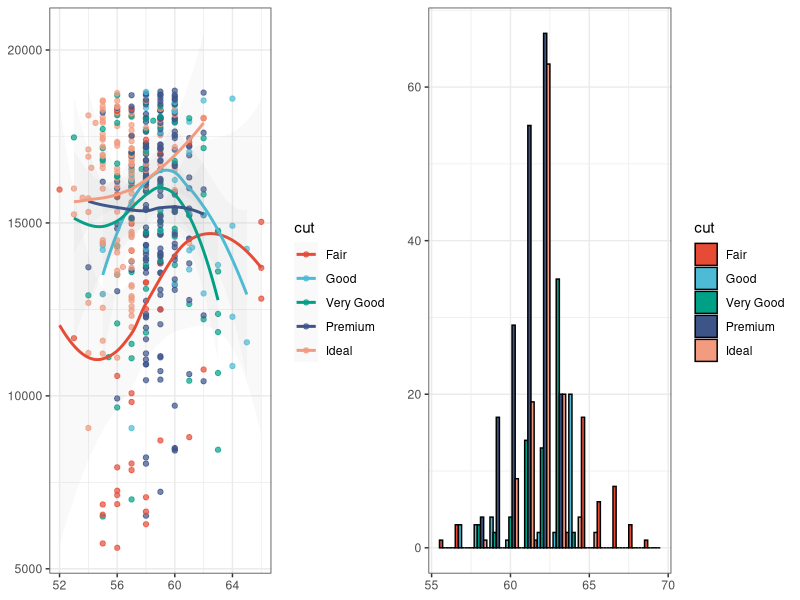
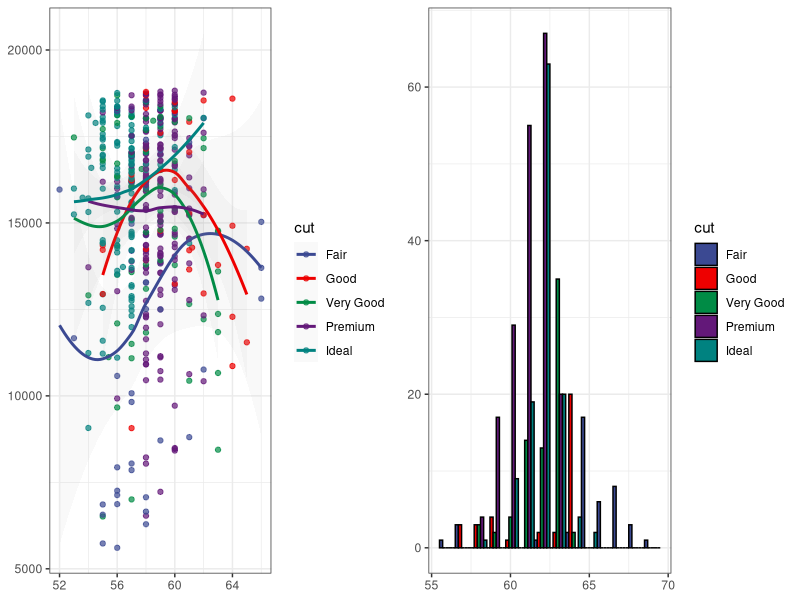
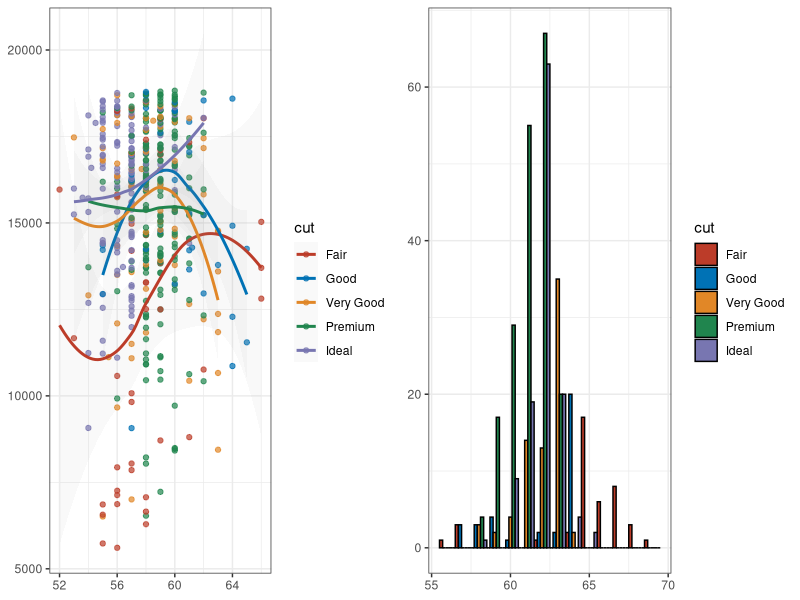
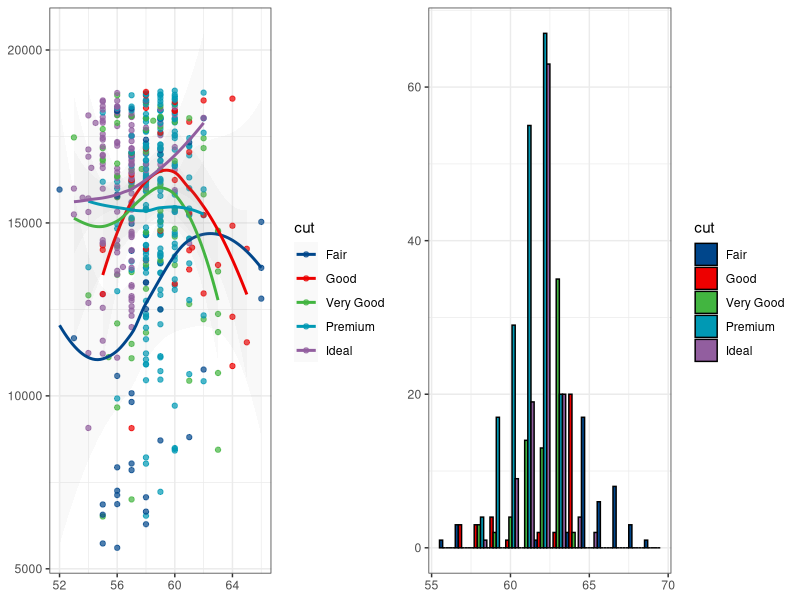
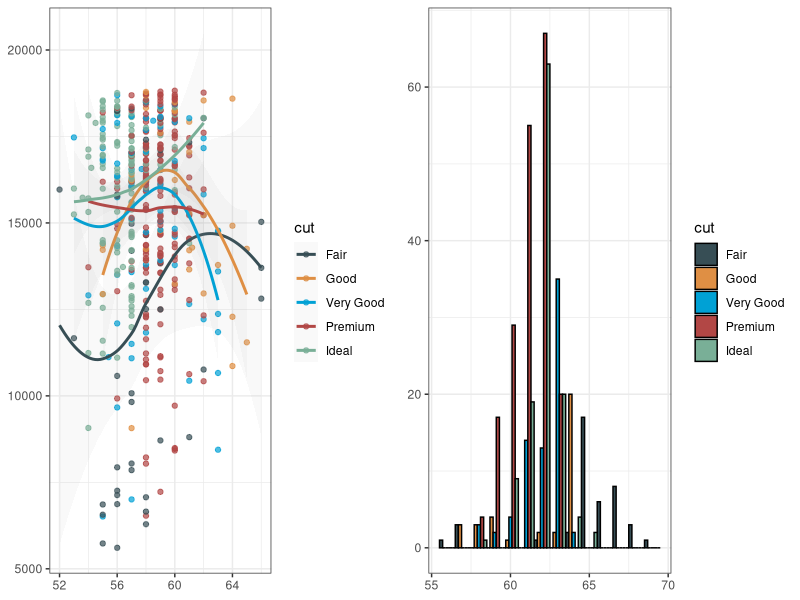
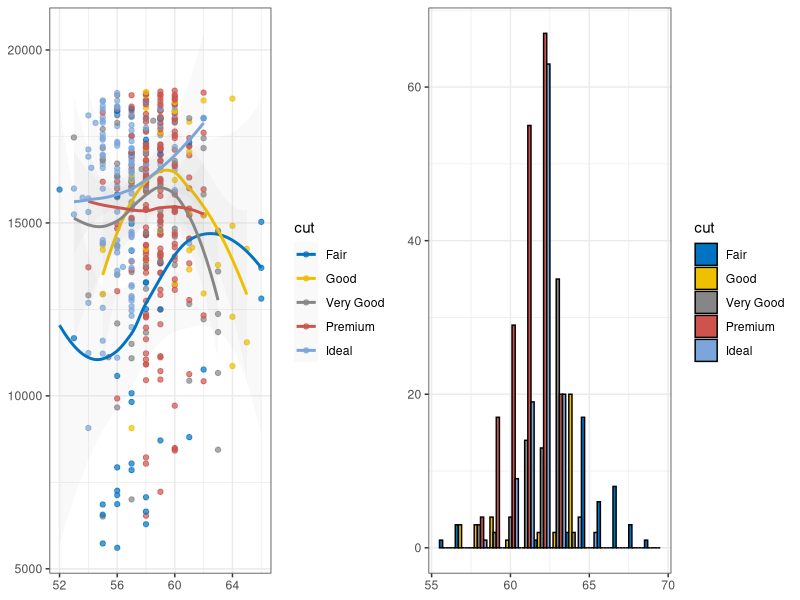
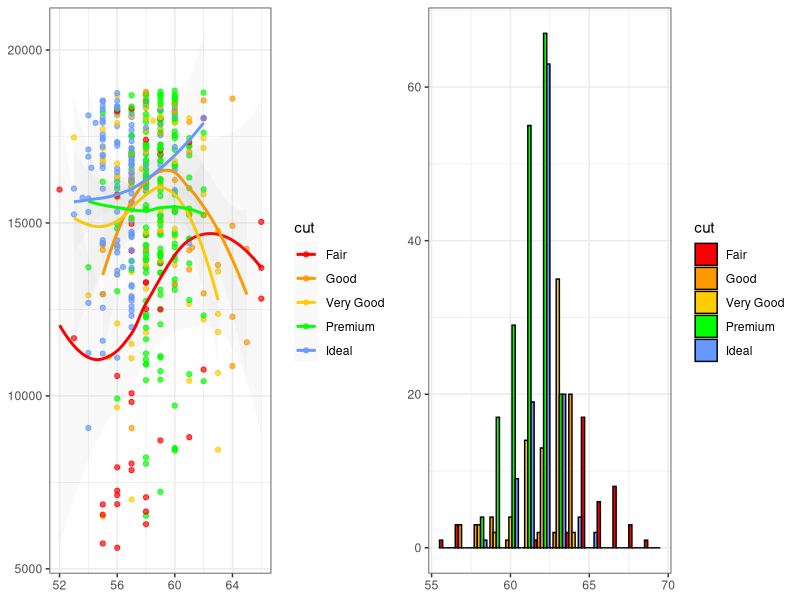
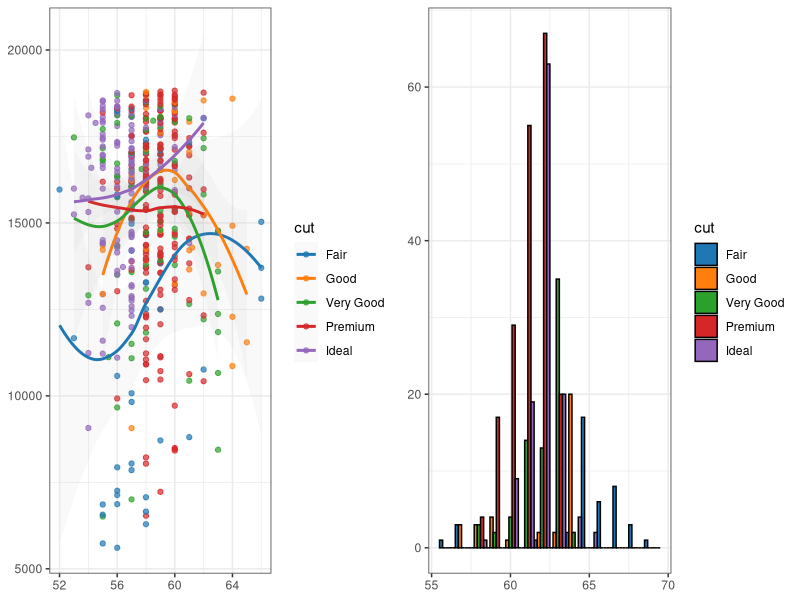

Write the R code that produced these figures, in order.
## ---- chunk 1
knitr::knit_hooks$set(pngquant = knitr::hook_pngquant)

knitr::opts_chunk$set(
  echo = FALSE,
  message = FALSE,
  fig.path = "man/figures/README-",
  collapse = TRUE,
  comment = "#>",
  dev = "ragg_png",
  dpi = 72,
  fig.retina = 2,
  fig.width = 10.6667,
  fig.height = 3.3334,
  fig.align = "center",
  out.width = "100%",
  pngquant = "--speed=1 --quality=50"
)
## ---- chunk 2
library("ggsci")
library("ggplot2")
library("gridExtra")

data("diamonds")

p1 <- ggplot(
  subset(diamonds, carat >= 2.2),
  aes(x = table, y = price, colour = cut)
) +
  geom_point(alpha = 0.7) +
  geom_smooth(method = "loess", alpha = 0.05, linewidth = 1, span = 1) +
  theme_bw() +
  theme(
    axis.title.x = element_blank(),
    axis.title.y = element_blank()
  )

p2 <- ggplot(
  subset(diamonds, carat > 2.2 & depth > 55 & depth < 70),
  aes(x = depth, fill = cut)
) +
  geom_histogram(colour = "black", binwidth = 1, position = "dodge") +
  theme_bw() +
  theme(
    axis.title.x = element_blank(),
    axis.title.y = element_blank()
  )
## ---- chunk 3
p1_npg <- p1 + scale_color_npg()
p2_npg <- p2 + scale_fill_npg()
grid.arrange(p1_npg, p2_npg, ncol = 2)
## ---- chunk 4
p1_aaas <- p1 + scale_color_aaas()
p2_aaas <- p2 + scale_fill_aaas()
grid.arrange(p1_aaas, p2_aaas, ncol = 2)
## ---- chunk 5
p1_nejm <- p1 + scale_color_nejm()
p2_nejm <- p2 + scale_fill_nejm()
grid.arrange(p1_nejm, p2_nejm, ncol = 2)
## ---- chunk 6
p1_lancet <- p1 + scale_color_lancet()
p2_lancet <- p2 + scale_fill_lancet()
grid.arrange(p1_lancet, p2_lancet, ncol = 2)
## ---- chunk 7
p1_jama <- p1 + scale_color_jama()
p2_jama <- p2 + scale_fill_jama()
grid.arrange(p1_jama, p2_jama, ncol = 2)
## ---- chunk 8
p1_jco <- p1 + scale_color_jco()
p2_jco <- p2 + scale_fill_jco()
grid.arrange(p1_jco, p2_jco, ncol = 2)
## ---- chunk 9
p1_ucscgb <- p1 + scale_color_ucscgb()
p2_ucscgb <- p2 + scale_fill_ucscgb()
grid.arrange(p1_ucscgb, p2_ucscgb, ncol = 2)
## ---- chunk 10
p1_d3 <- p1 + scale_color_d3()
p2_d3 <- p2 + scale_fill_d3()
grid.arrange(p1_d3, p2_d3, ncol = 2)
## ---- chunk 11
p1_locuszoom <- p1 + scale_color_locuszoom()
p2_locuszoom <- p2 + scale_fill_locuszoom()
grid.arrange(p1_locuszoom, p2_locuszoom, ncol = 2)
## ---- chunk 12
p1_igv <- p1 + scale_color_igv()
p2_igv <- p2 + scale_fill_igv()
grid.arrange(p1_igv, p2_igv, ncol = 2)
## ---- chunk 13
p1_cosmic_hallmarks_light <- p1 + scale_color_cosmic("hallmarks_light")
p2_cosmic_hallmarks_light <- p2 + scale_fill_cosmic("hallmarks_light")
grid.arrange(p1_cosmic_hallmarks_light, p2_cosmic_hallmarks_light, ncol = 2)

p1_cosmic_hallmarks_dark <- p1 + scale_color_cosmic("hallmarks_dark")
p2_cosmic_hallmarks_dark <- p2 + scale_fill_cosmic("hallmarks_dark")
grid.arrange(p1_cosmic_hallmarks_dark, p2_cosmic_hallmarks_dark, ncol = 2)

p1_cosmic_signature <- p1 + scale_color_cosmic("signature_substitutions")
p2_cosmic_signature <- p2 + scale_fill_cosmic("signature_substitutions")
grid.arrange(p1_cosmic_signature, p2_cosmic_signature, ncol = 2)
## ---- chunk 14
p1_uchicago <- p1 + scale_color_uchicago()
p2_uchicago <- p2 + scale_fill_uchicago()
grid.arrange(p1_uchicago, p2_uchicago, ncol = 2)
## ---- chunk 15
p1_startrek <- p1 + scale_color_startrek()
p2_startrek <- p2 + scale_fill_startrek()
grid.arrange(p1_startrek, p2_startrek, ncol = 2)
## ---- chunk 16
p1_tron <- p1 +
  theme_dark() +
  theme(
    panel.background = element_rect(fill = "#2D2D2D"),
    legend.key = element_rect(fill = "#2D2D2D"),
    axis.title.x = element_blank(), axis.title.y = element_blank()
  ) +
  scale_color_tron()
p2_tron <- p2 +
  theme_dark() +
  theme(
    panel.background = element_rect(fill = "#2D2D2D"),
    axis.title.x = element_blank(), axis.title.y = element_blank()
  ) +
  scale_fill_tron()

grid.arrange(p1_tron, p2_tron, ncol = 2)
## ---- chunk 17
p1_futurama <- p1 + scale_color_futurama()
p2_futurama <- p2 + scale_fill_futurama()
grid.arrange(p1_futurama, p2_futurama, ncol = 2)
## ---- chunk 18
p1_rickandmorty <- p1 + scale_color_rickandmorty()
p2_rickandmorty <- p2 + scale_fill_rickandmorty()
grid.arrange(p1_rickandmorty, p2_rickandmorty, ncol = 2)
## ---- chunk 19
p1_simpsons <- p1 + scale_color_simpsons()
p2_simpsons <- p2 + scale_fill_simpsons()
grid.arrange(p1_simpsons, p2_simpsons, ncol = 2)
## ---- chunk 20
p1_flatui <- p1 + scale_color_flatui()
p2_flatui <- p2 + scale_fill_flatui()
grid.arrange(p1_flatui, p2_flatui, ncol = 2)
## ---- chunk 21
p1_frontiers <- p1 + scale_color_frontiers()
p2_frontiers <- p2 + scale_fill_frontiers()
grid.arrange(p1_frontiers, p2_frontiers, ncol = 2)
## ---- chunk 22
library("reshape2")

data("mtcars")
cor <- cor(unname(cbind(mtcars, mtcars, mtcars, mtcars)))
cor_melt <- melt(cor)

p3 <- ggplot(cor_melt, aes(x = Var1, y = Var2, fill = value)) +
  geom_tile(colour = "black", linewidth = 0.3) +
  theme_void() +
  theme(axis.title.x = element_blank(), axis.title.y = element_blank())
## ---- chunk 23
p3_gsea <- p3 + scale_fill_gsea()
p3_gsea_inv <- p3 + scale_fill_gsea(reverse = TRUE)
grid.arrange(p3_gsea, p3_gsea_inv, ncol = 2)
## ---- chunk 24
set.seed(42)
k <- 9
x <- diag(k)
x[upper.tri(x)] <- runif(sum(1:(k - 1)), 0, 1)
x_melt <- melt(x)

p4 <- ggplot(x_melt, aes(x = Var1, y = Var2, fill = value)) +
  geom_tile(colour = "black", linewidth = 0.3) +
  scale_x_continuous(expand = c(0, 0)) +
  scale_y_continuous(expand = c(0, 0)) +
  theme_bw() +
  theme(
    legend.position = "none", plot.background = element_blank(),
    axis.line = element_blank(), axis.ticks = element_blank(),
    axis.text.x = element_blank(), axis.text.y = element_blank(),
    axis.title.x = element_blank(), axis.title.y = element_blank(),
    panel.background = element_blank(), panel.border = element_blank(),
    panel.grid.major = element_blank(), panel.grid.minor = element_blank()
  )

grid.arrange(
  p4 + scale_fill_material("red"), p4 + scale_fill_material("pink"),
  p4 + scale_fill_material("purple"), p4 + scale_fill_material("deep-purple"),
  p4 + scale_fill_material("indigo"), p4 + scale_fill_material("blue"),
  p4 + scale_fill_material("light-blue"), p4 + scale_fill_material("cyan"),
  p4 + scale_fill_material("teal"), p4 + scale_fill_material("green"),
  p4 + scale_fill_material("light-green"), p4 + scale_fill_material("lime"),
  p4 + scale_fill_material("yellow"), p4 + scale_fill_material("amber"),
  p4 + scale_fill_material("orange"), p4 + scale_fill_material("deep-orange"),
  p4 + scale_fill_material("brown"), p4 + scale_fill_material("grey"),
  p4 + scale_fill_material("blue-grey"),
  ncol = 6
)
